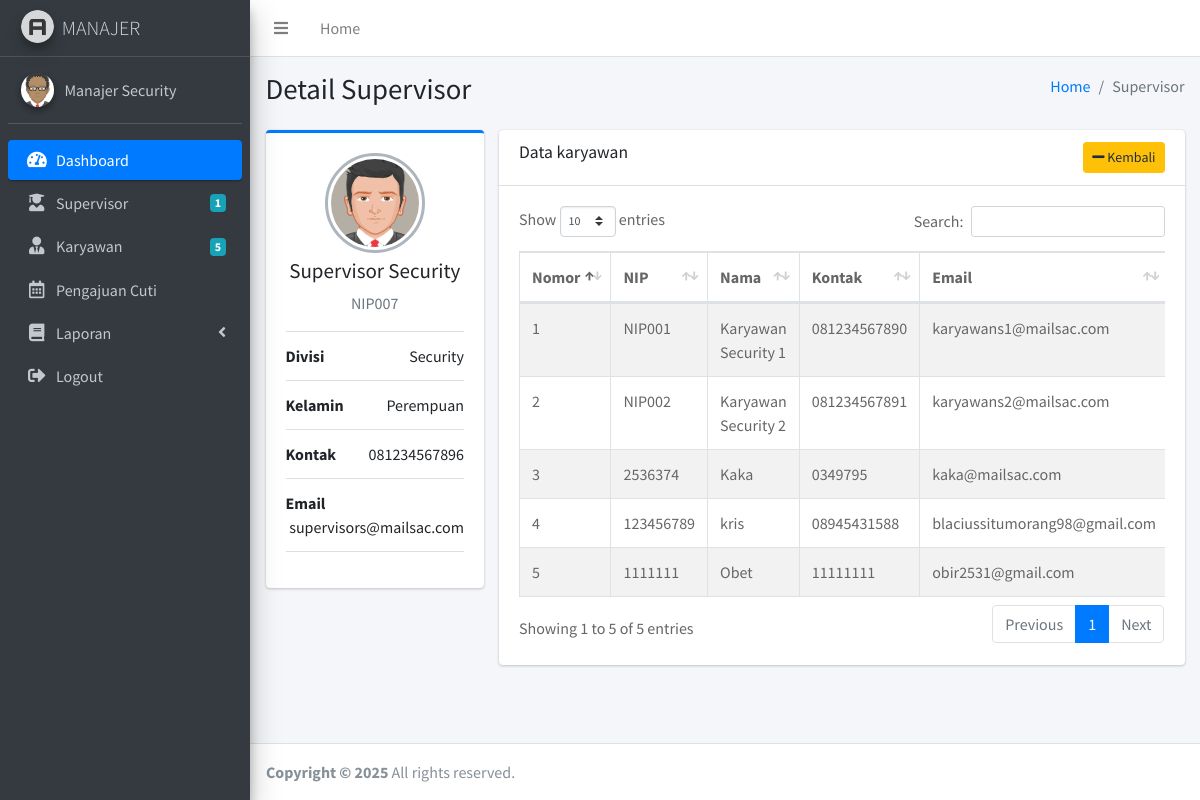
The app's page /manajer/supervisor_detail.php?id=7 (signed in) with its own data.
### tables this page shows
CREATE TABLE `user` (
  `id` int NOT NULL AUTO_INCREMENT,
  `name` varchar(100) DEFAULT NULL,
  `nip` varchar(100) DEFAULT NULL,
  `kontak` varchar(100) DEFAULT NULL,
  `kelamin` varchar(100) DEFAULT NULL,
  `alamat` varchar(100) DEFAULT NULL,
  `divisi_id` int DEFAULT NULL,
  `role_id` int DEFAULT NULL,
  `username` varchar(100) DEFAULT NULL,
  `password` varchar(100) DEFAULT NULL,
  `foto` varchar(100) DEFAULT NULL,
  `tanda_tangan` varchar(100) DEFAULT NULL,
  `email` varchar(100) DEFAULT NULL,
  `created_at` datetime DEFAULT CURRENT_TIMESTAMP,
  PRIMARY KEY (`id`),
  KEY `fk_divisi` (`divisi_id`),
  KEY `fk_role` (`role_id`),
  CONSTRAINT `fk_divisi` FOREIGN KEY (`divisi_id`) REFERENCES `divisi` (`divisi_id`),
  CONSTRAINT `fk_role` FOREIGN KEY (`role_id`) REFERENCES `role` (`role_id`)
);

CREATE TABLE `divisi` (
  `divisi_id` int NOT NULL AUTO_INCREMENT,
  `divisi_name` varchar(100) NOT NULL,
  PRIMARY KEY (`divisi_id`)
);

### manajer/supervisor_detail.php (the view, shortened to what this page needs)
<?php include 'header.php' ?>
<div class="content-wrapper">
  <section class="content-header">
    <div class="container-fluid">
      <div class="row mb-2">
        <div class="col-sm-6">
          <h1>Detail  Supervisor</h1>
        </div>
        <div class="col-sm-6">
          <ol class="breadcrumb float-sm-right">
            <li class="breadcrumb-item"><a href="#">Home</a></li>
            <li class="breadcrumb-item active">Supervisor</li>
          </ol>
        </div>
      </div>
    </div>
  </section>
  <section class="content">
    <div class="container-fluid">
      <div class="row">
        <div class="col-md-3">
          <?php
          $idsupervisor = $_GET['id'];
          $data = mysqli_query($koneksi,"select divisi.divisi_name as divisi_nama, user.* from user join divisi on user.divisi_id = divisi.divisi_id where id=$idsupervisor");
          $d = mysqli_fetch_assoc($data);
          ?>
          <div class="card card-primary card-outline">
            <div class="card-body box-profile">
              <div class="text-center">
                <?php
                if($d['foto']=="supervisor_foto.png"){
                  ?>
                  <img class="profile-user-img img-fluid img-circle"
                  src="../dist/img/supervisor_foto.png"
                  alt="User profile picture">
                  <?php
                }else{
                  ?>
                  <img class="profile-user-img img-fluid img-circle"
                  src="../gambar/user/<?php echo $d['foto'] ?>"
                  alt="User profile picture">
                  <?php
                }
                ?>
              </div>
              <h3 class="profile-username text-center"><?php echo $d['name'] ?></h3>
              <p class="text-muted text-center"><?php echo $d['nip'] ?></p>
              <ul class="list-group list-group-unbordered mb-3">
                <li class="list-group-item">
                  <b>Divisi</b> <a class="float-right"><?php echo $d['divisi_nama'] ?></a>
                </li>
                <li class="list-group-item">
                  <b>Kelamin</b> <a class="float-right"><?php echo $d['kelamin'] ?></a>
                </li>
                <li class="list-group-item">
                  <b>Kontak</b> <a class="float-right"><?php echo $d['kontak'] ?></a>
                </li>
                <li class="list-group-item">
                  <b>Email</b> <a class="float-right"><?php echo $d['email'] ?></a>
                </li>
              </ul>
            </div>
          </div>
        </div>
        <div class="col-md-9">
          <div class="card">
            <div class="card-header">
              <h3 class="card-title">Data karyawan </h3>
              <div class="float-right">
                <a href="supervisor.php" class="btn btn-sm btn-warning"><i class="fa fa-minus"></i> Kembali</a>
              </div>
            </div>
            <div class="card-body">
              <div class="tab-content">
                <div class="active tab-pane">
                  <div class="post">
                    <div class="table-responsive">
                      <table id="example1" class="table table-bordered table-striped">
                          <thead>
                            <tr>
                              <th width="1%">Nomor</th>
                              <th>NIP</th>
                              <th>Nama</th>
                              <th>Kontak</th>
                              <th>Email</th>
                            </tr>
                          </thead>
                          <tbody>
                            <?php
                            $divisi = $d['divisi_id'];
                            $no=1;
                            $data = mysqli_query($koneksi,"select * from user where divisi_id=$divisi and role_id=1");
                            while($d = mysqli_fetch_array($data)){
                              ?>
                              <tr>
                                <td><?php echo $no++; ?></td>
                                <td><?php echo $d['nip'] ?></td>
                                <td><?php echo $d['name'] ?></td>
                                <td><?php echo $d['kontak'] ?></td>
                                <td><?php echo $d['email'] ?></td>
                              </tr>
                              <?php
                            }
                            ?>
                          </tbody>
                        </table>
                      </div>
                    </div>
                </div>
              </div>
            </div>
          </div>
        </div>
      </div>
    </div>
  </section>
</div>
<?php include 'footer.php' ?>

### manajer/header.php (shortened to what this page needs)
<!DOCTYPE html>
<html>
<head>
  <link rel="stylesheet" href="../plugins/fontawesome-free/css/all.min.css">
  <link rel="stylesheet" href="https://code.ionicframework.com/ionicons/2.0.1/css/ionicons.min.css">
  <link rel="stylesheet" href="../plugins/tempusdominus-bootstrap-4/css/tempusdominus-bootstrap-4.min.css">
  <link rel="stylesheet" href="../plugins/icheck-bootstrap/icheck-bootstrap.min.css">
  <link rel="stylesheet" href="../plugins/jqvmap/jqvmap.min.css">
  <link rel="stylesheet" href="../plugins/datatables-bs4/css/dataTables.bootstrap4.css">
  <link rel="stylesheet" href="../dist/css/adminlte.min.css">
  <link rel="stylesheet" href="../plugins/overlayScrollbars/css/OverlayScrollbars.min.css">
  <link rel="stylesheet" href="../plugins/daterangepicker/daterangepicker.css">
  <link rel="stylesheet" href="../plugins/summernote/summernote-bs4.css">
</head>
  <?php include '../koneksi.php'; ?>
<body class="hold-transition sidebar-mini layout-fixed">
<div class="wrapper">
  <nav class="main-header navbar navbar-expand navbar-white navbar-light">
    <ul class="navbar-nav">
      <li class="nav-item">
        <a class="nav-link" data-widget="pushmenu" href="#"><i class="fas fa-bars"></i></a>
      </li>
      <li class="nav-item d-none d-sm-inline-block">
        <a href="index.php" class="nav-link">Home</a>
      </li>
    </ul>
  </nav>
  <aside class="main-sidebar sidebar-dark-primary elevation-4">
    <a href="index.php" class="brand-link">
      <img src="../dist/img/AdminLTELogo.png" alt="AdminLTE Logo" class="brand-image img-circle elevation-3"
           style="opacity: .8">
      <span class="brand-text font-weight-light">MANAJER</span>
    </a>
     <?php
    $saya = $_SESSION['id'];
    $divisi = $_SESSION['divisi'];
    $data = mysqli_query($koneksi,"select * from user where id=$saya");
    $d = mysqli_fetch_assoc($data);
     ?>
    <div class="sidebar">
      <div class="user-panel mt-3 pb-3 mb-3 d-flex">
        <div class="image">
          <?php
          if($d['foto']=="manajer_foto.png"){
            ?>
            <img src="../dist/img/manajer_foto.png" class="img-circle elevation-2" alt="User Image">
            <?php
          }else{
            ?>
            <img src="../gambar/user/<?php echo $d['foto'] ?>" class="img-circle elevation-2" alt="User Image">
            <?php
          }
          ?>
        </div>
        <div class="info">
          <a href="#" class="d-block"><?php echo $d['name'] ?></a>
        </div>
      </div>
      <nav class="mt-2">
        <ul class="nav nav-pills nav-sidebar flex-column" data-widget="treeview" role="menu" data-accordion="false">
          <li class="nav-item has-treeview menu-open">
            <a href="index.php" class="nav-link active">
              <i class="nav-icon fas fa-tachometer-alt"></i>
              <p>
                Dashboard
              </p>
            </a>
          </li>
          <li class="nav-item">
            <a href="supervisor.php" class="nav-link">
              <i class="nav-icon fas fa-user-graduate"></i>
              <p>
                Supervisor
                <?php
                $supervisor = mysqli_query($koneksi,"select * from user where divisi_id=$divisi and role_id=2");
                $sp = mysqli_num_rows($supervisor);
                ?>
                <span class="badge badge-info right"><?php echo $sp ?></span>
              </p>
            </a>
          </li>
          <li class="nav-item">
            <a href="karyawan.php" class="nav-link">
              <i class="nav-icon fas fa-user-tie"></i>
              <p>
                Karyawan
                <?php
                $karyawan = mysqli_query($koneksi,"select * from user where divisi_id=$divisi and role_id=1");
                $k = mysqli_num_rows($karyawan);
                ?>
                <span class="badge badge-info right"><?php echo $k ?></span>
              </p>
            </a>
          </li>
          <li class="nav-item">
            <a href="cuti.php" class="nav-link">
              <i class="nav-icon far fa-calendar-alt"></i>
              <p>
                Pengajuan Cuti
              </p>
            </a>
          </li>
           <li class="nav-item has-treeview">
            <a href="#" class="nav-link">
              <i class="nav-icon fas fa-book"></i>
              <p>
                Laporan
                <i class="fas fa-angle-left right"></i>
              </p>
            </a>
          </li>
           <li class="nav-item">
            <a href="logout.php" class="nav-link">
              <i class="nav-icon fas fa-sign-out-alt"></i>
              <p>
                Logout
              </p>
            </a>
          </li>
        </ul>
      </nav>
    </div>
  </aside>

### records on screen
user: name "Manajer Security"
user: name "Supervisor Security", nip "NIP007", divisi.divisi_name "Security", kelamin "Perempuan", kontak "081234567896", email "supervisors@mailsac.com"
user: nip "NIP001", name "Karyawan Security 1", kontak "081234567890", email "karyawans1@mailsac.com"
user: nip "NIP002", name "Karyawan Security 2", kontak "081234567891", email "karyawans2@mailsac.com"
user: nip "2536374", name "Kaka", kontak "0349795", email "kaka@mailsac.com"
user: nip "123456789", name "kris", kontak "08945431588", email "blaciussitumorang98@gmail.com"
user: nip "1111111", name "Obet", kontak "11111111", email "obir2531@gmail.com"

### other values on screen
$sp "1"
$k "5"
